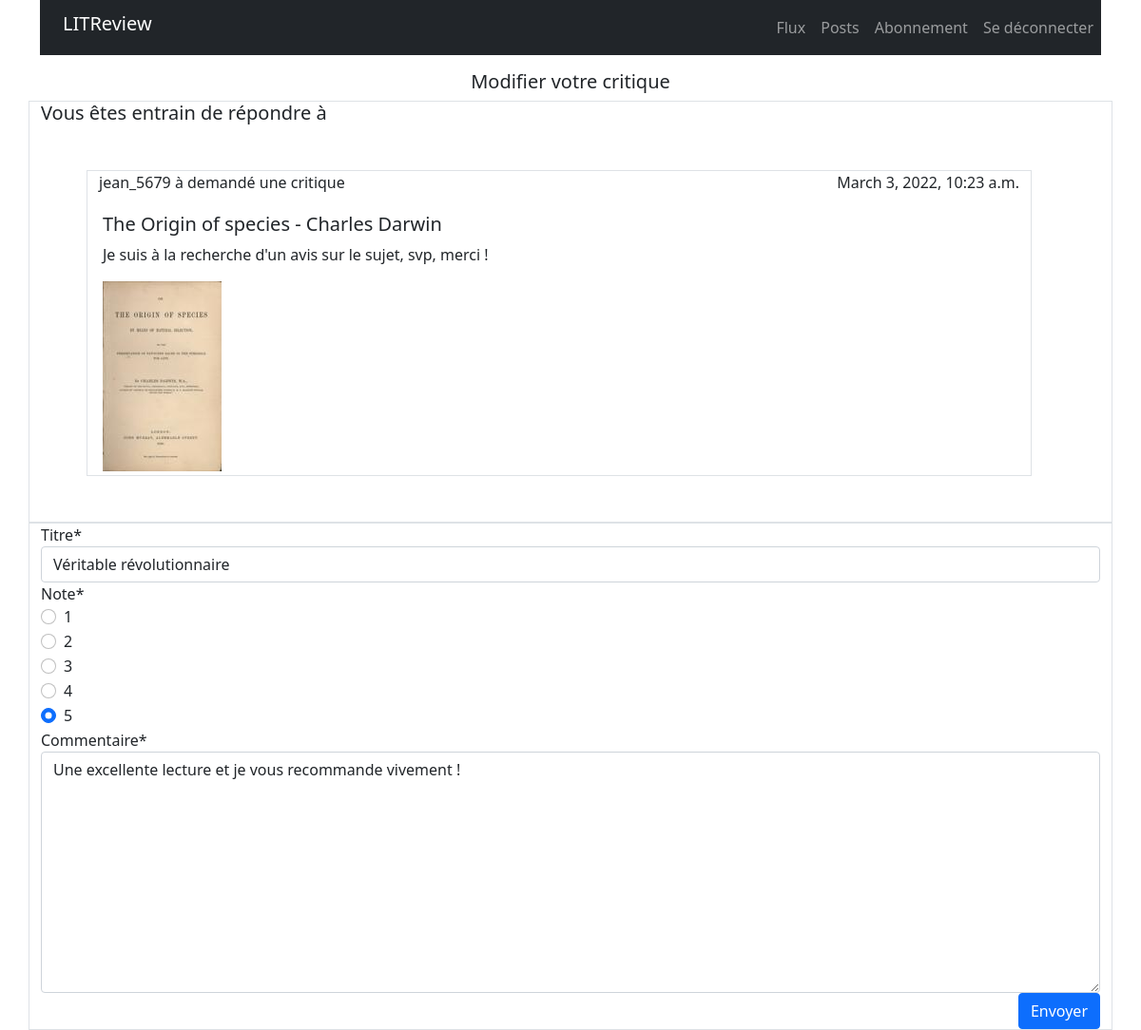
The app's page /review/2/edit (signed in) with its own data.
### flux/models.py (models this page shows, shortened)
class Ticket(models.Model):
    title = models.CharField(max_length=128, verbose_name='Titre')
    description = models.TextField(max_length=2048, blank=True, verbose_name='Description')
    user = models.ForeignKey(settings.AUTH_USER_MODEL, on_delete=models.CASCADE, null=True)
    image = models.ImageField(null=True, blank=True, verbose_name='Image', default='No_Image_Available.jpg')
    time_created = models.DateTimeField(auto_now_add=True)
    IMAGE_MAX_SIZE = (200, 200)

class Review(models.Model):
    RATINGCHOICES = [('1', '1'), ('2', '2'), ('3', '3'), ('4', '4'), ('5', '5')]
    ticket = models.ForeignKey(Ticket, on_delete=models.CASCADE, related_name='ticketOf')
    rating = models.CharField(choices=RATINGCHOICES, max_length=1, default=1, verbose_name='note')
    user = models.ForeignKey(settings.AUTH_USER_MODEL, on_delete=models.CASCADE)
    headline = models.CharField(max_length=128, verbose_name='Titre')
    body = models.TextField(max_length=128, verbose_name='Commentaire')
    time_created = models.DateTimeField(auto_now_add=True)

### authentication/models.py (models this page shows)
class User(AbstractUser):
    pass

### flux/views.py (the view)
# urls.py: path('review/<int:review_id>/edit', flux.views.edit_review, name='edit_review'),
@login_required
def edit_review(request, review_id):
    review = get_object_or_404(models.Review, id=review_id)
    ticket = get_object_or_404(models.Ticket, id=review.ticket_id)
    edit_review_form = forms.ReviewForm(instance=review)
    if request.method == 'POST':
        edit_form = forms.ReviewForm(request.POST, instance=review)
        if edit_form.is_valid():
            edit_form.save()
            return redirect('home')
    return render(request, 'flux/edit_review.html', context={'ticket': ticket, 'edit_review_form': edit_review_form})

### flux/forms.py
class ReviewForm(forms.ModelForm):
    class Meta:
        model = models.Review
        fields = ['headline', 'rating', 'body']
        widgets = {
            'rating': forms.RadioSelect(attrs={'class': 'd-flex form-check form-check-inline'}),
            'headline': forms.TextInput(attrs={'class': 'form-control'}),
            'body': forms.Textarea(attrs={'class': 'form-control text-break'}),
        }

### flux/templates/flux/edit_review.html (shortened to what this page needs)
{% extends 'base.html' %}
{% load crispy_forms_tags %}
{% block content %}
	<h5 class="text-center mt-3">Modifier votre critique</h5>
	<div class="row border">
		<div class="row">
			<div class="col">
				<h5>Vous êtes entrain de répondre à</h5>
				<div class="row text-center border m-5">
					<div class="d-flex justify-content-between ">
						<div class="d-flex justify-content-between">
							{% if ticket.user == request.user %}
								<p>Vous avez demandé une critique</p>
							{% else %}
								<p>{{ticket.user}} à demandé une critique</p>
							{% endif %}
						</div>
						<p>{{ ticket.time_created }}</p>
					</div>
					<div class="col text-start m-1">
						<h5>{{ ticket.title }}</h5>
						<p>{{ ticket.description }}</p>
						<img src="{{ ticket.image.url }}" alt="">
					</div>
				</div>
			</div>
		</div>
	</div>
	<div class='row border'>
		<div class='col'>
			<form method="post">
				{{ edit_review_form|crispy }}
				<div class="d-flex justify-content-end">
					<button type="submit" class="btn btn-primary">Envoyer</button>
				</div>
			</form>
		</div>
	</div>
{% endblock content %}

### records on screen
Ticket: user "jean_5679", time_created "March 3, 2022, 10:23 a.m.", title "The Origin of species - Charles Darwin", description "Je suis à la recherche d'un avis sur le sujet, svp, merci !", image (picture)
Review: headline "Véritable révolutionnaire", rating "☐ 1 ☐ 2 ☐ 3 ☐ 4 ☑ 5", body "Une excellente lecture et je vous recommande vivement !"
